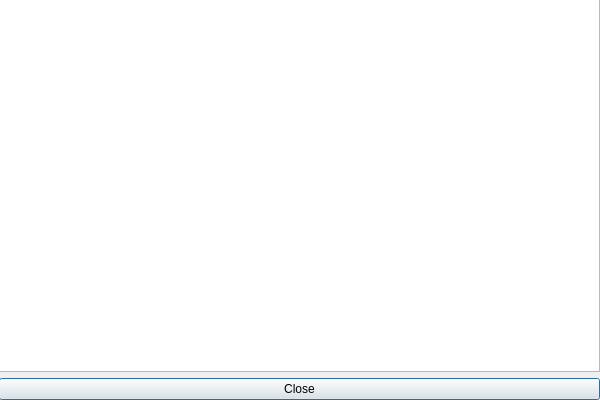
<?xml version="1.0" encoding="UTF-8"?>
<ui version="4.0">
 <class>MainWindow</class>
 <widget class="QDialog" name="MainWindow">
  <property name="geometry">
   <rect>
    <x>0</x>
    <y>0</y>
    <width>600</width>
    <height>400</height>
   </rect>
  </property>
  <property name="minimumSize">
   <size>
    <width>600</width>
    <height>400</height>
   </size>
  </property>
  <property name="windowTitle">
   <string>Dialog</string>
  </property>
  <widget class="QWidget" name="verticalLayoutWidget">
   <property name="geometry">
    <rect>
     <x>-1</x>
     <y>-1</y>
     <width>601</width>
     <height>401</height>
    </rect>
   </property>
   <layout class="QVBoxLayout" name="layout">
    <item>
     <widget class="QTableView" name="data_view"/>
    </item>
    <item>
     <widget class="QPushButton" name="close_btn">
      <property name="text">
       <string>Close</string>
      </property>
     </widget>
    </item>
   </layout>
  </widget>
 </widget>
 <resources/>
 <connections>
  <connection>
   <sender>close_btn</sender>
   <signal>clicked()</signal>
   <receiver>MainWindow</receiver>
   <slot>close()</slot>
   <hints>
    <hint type="sourcelabel">
     <x>299</x>
     <y>199</y>
    </hint>
    <hint type="destinationlabel">
     <x>299</x>
     <y>199</y>
    </hint>
   </hints>
  </connection>
 </connections>
</ui>
